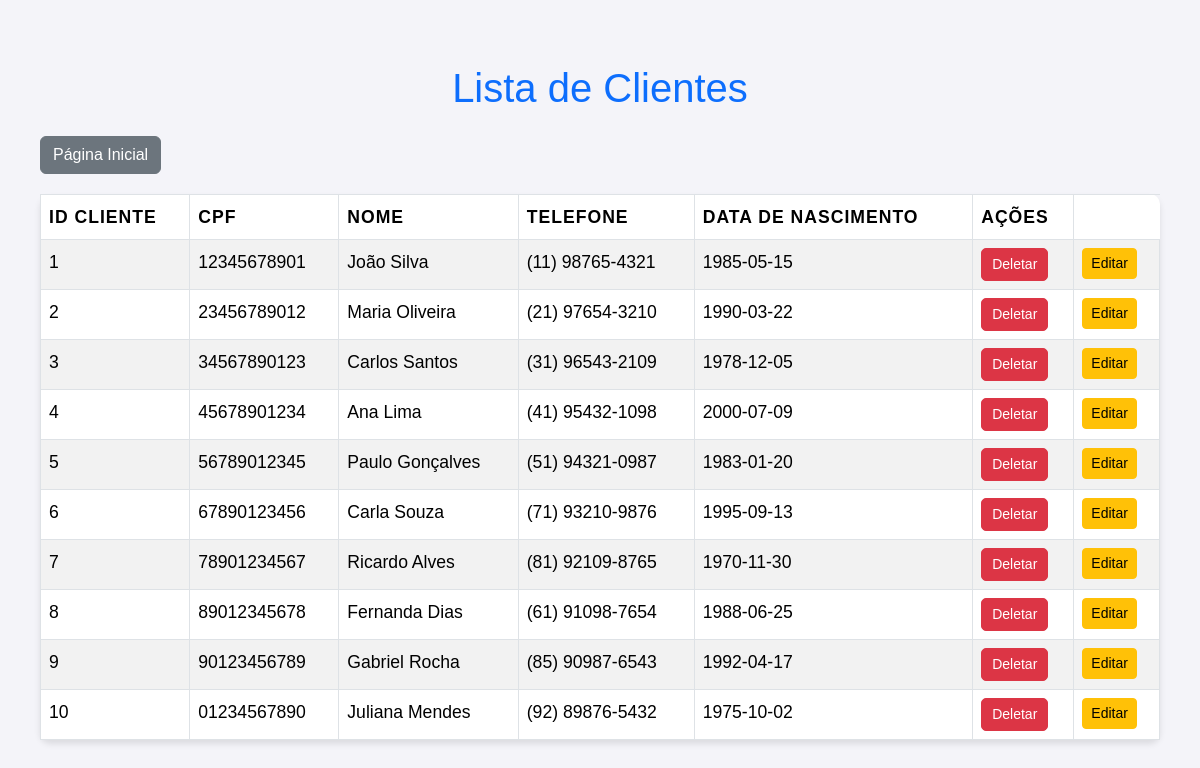
/clientesql.php (signed in), run on the app's committed database.
### tables this page shows
CREATE TABLE IF NOT EXISTS `cliente` (
  `idcliente` INT NOT NULL AUTO_INCREMENT,
  `cpf` VARCHAR(45) NOT NULL,
  `telefone` VARCHAR(45) NOT NULL,
  `nome` VARCHAR(100) NOT NULL,
  `data_de_nascimento` DATE NOT NULL,
  PRIMARY KEY (`idcliente`));

### public/clientesql.php (the view, shortened to what this page needs)
<?php
require_once "../controle/conexao.php";
?>
<!DOCTYPE html>
<html lang="pt-br">
<head>
    <link href="https://cdn.jsdelivr.net/npm/bootstrap@5.3.3/dist/css/bootstrap.min.css" rel="stylesheet">
    <link rel="stylesheet" href="./css/estilo.css">
</head>
<body>
    <div class="container">
        <h1 class="text-center text-primary my-4">Lista de Clientes</h1>
        <div class="mb-3">
            <a href="home.php" class="btn btn-secondary">Página Inicial</a>
        </div>
        <table class="table table-bordered table-striped table-hover">
            <thead class="thead-dark">
                <tr>
                    <th>ID Cliente</th>
                    <th>CPF</th>
                    <th>Nome</th>
                    <th>Telefone</th>
                    <th>Data de Nascimento</th>
                    <th>Ações</th>
                </tr>
            </thead>
            <tbody>
                <?php
                $campo = 'idcliente';
                $tabela = 'cliente';
                $loc = 'clientesql.php';
                $sql = "SELECT * FROM cliente";
                $resultados = mysqli_query($conexao, $sql);
                while ($linha = mysqli_fetch_array($resultados)) {
                    $id = $linha['idcliente'];
                    $cpf = $linha['cpf'];
                    $telefone = $linha['telefone'];
                    $nome = $linha['nome'];
                    $nascimento = $linha['data_de_nascimento'];
                    echo "<tr>";
                    echo "<td>{$id}</td>";
                    echo "<td>{$cpf}</td>";
                    echo "<td>{$nome}</td>";
                    echo "<td>{$telefone}</td>";
                    echo "<td>{$nascimento}</td>";
                    echo "<td>
                            <a href='../controle/deletar.php?id=$id&campo=$campo&tabela=$tabela&loc=$loc' class='btn btn-danger btn-sm'>Deletar</a>
                        </td>";
                    echo "<td>
                            <a href='cliente.php?id={$linha['idcliente']}' class='btn btn-warning btn-sm'>Editar</a>
                        </td>";
                    echo "</tr>";
                }
                ?>
            </tbody>
        </table>
    </div>
</body>
</html>

### public/css/estilo.css (style rules this page uses)
* { margin: 0; padding: 0; box-sizing: border-box; }
:root { --cor-principal: #007BFF; --cor-secundaria: #4CAF50; --cor-accent: #f44336; --cor-background: #f4f4f9; --cor-texto: #333; }
body { font-family: 'Arial', sans-serif; font-size: 16px; color: var(--cor-texto); background-color: var(--cor-background); line-height: 1.6; margin: 0; padding: 20px; }
.container { margin: 0 auto; padding: 20px; max-width: 1200px; }
h1 { text-align: center; margin: 30px 0 20px 0; font-size: 2.5rem; color: var(--cor-secundaria); }
a { text-decoration: none; color: #ffffff; background-color: var(--cor-principal); padding: 10px 15px; border-radius: 5px; transition: background-color 0.3s ease, transform 0.3s ease; }
table { width: 100%; margin-top: 20px; border-collapse: collapse; background-color: #ffffff; border-radius: 10px; box-shadow: 0px 4px 6px rgba(0, 0, 0, 0.1); }
th, td { padding: 12px 20px; text-align: left; border-bottom: 2px solid #ddd; font-size: 1.1em; color: var(--cor-texto); }
th { background-color: var(--cor-principal); color: #fff; font-weight: bold; text-transform: uppercase; letter-spacing: 1px; }
tr:nth-child(odd) { background-color: #f9f9f9; }
tr:nth-child(even) { background-color: #f3f3f3; }
a[href*="deletar"] { background-color: #dc3545; color: white; padding: 5px 10px; border-radius: 5px; transition: background-color 0.3s ease; }

### data on the page
cliente: idcliente "1", cpf "12345678901", nome "João Silva", telefone "(11) 98765-4321", data_de_nascimento "1985-05-15"
cliente: idcliente "2", cpf "23456789012", nome "Maria Oliveira", telefone "(21) 97654-3210", data_de_nascimento "1990-03-22"
cliente: idcliente "3", cpf "34567890123", nome "Carlos Santos", telefone "(31) 96543-2109", data_de_nascimento "1978-12-05"
cliente: idcliente "4", cpf "45678901234", nome "Ana Lima", telefone "(41) 95432-1098", data_de_nascimento "2000-07-09"
cliente: idcliente "5", cpf "56789012345", nome "Paulo Gonçalves", telefone "(51) 94321-0987", data_de_nascimento "1983-01-20"
cliente: idcliente "6", cpf "67890123456", nome "Carla Souza", telefone "(71) 93210-9876", data_de_nascimento "1995-09-13"
cliente: idcliente "7", cpf "78901234567", nome "Ricardo Alves", telefone "(81) 92109-8765", data_de_nascimento "1970-11-30"
cliente: idcliente "8", cpf "89012345678", nome "Fernanda Dias", telefone "(61) 91098-7654", data_de_nascimento "1988-06-25"
cliente: idcliente "9", cpf "90123456789", nome "Gabriel Rocha", telefone "(85) 90987-6543", data_de_nascimento "1992-04-17"
cliente: idcliente "10", cpf "01234567890", nome "Juliana Mendes", telefone "(92) 89876-5432", data_de_nascimento "1975-10-02"
